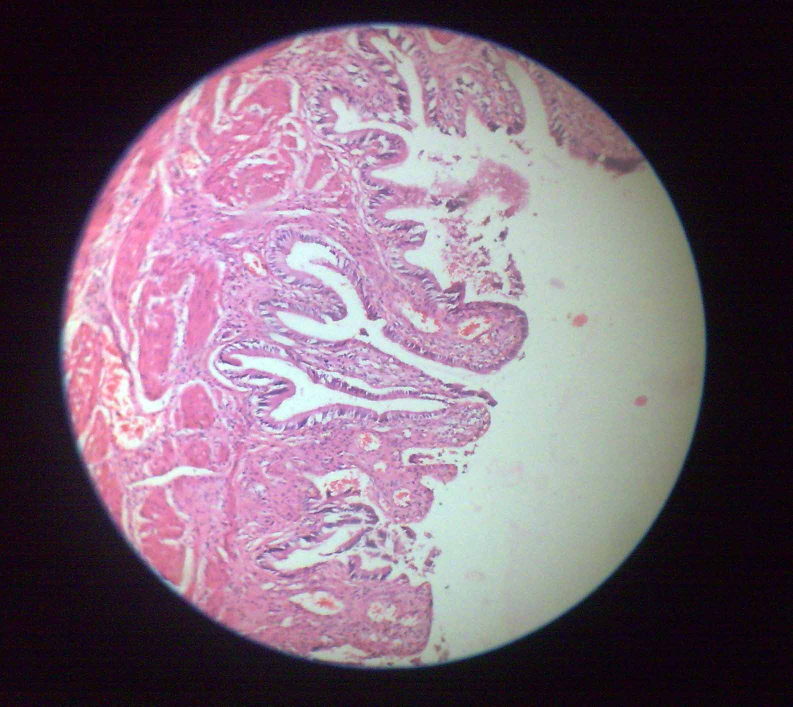
#> input picture workspace/display_overlay_cv2/img/sample01.jpg, 1586 x 1413 px (shown at 1/2 size)
$ python displayOverlay.py img/sample01.jpg   (Python 2 division)   (older library calls are emulated)
#> lines starting #> are read from the running program, lines starting #| are printed output that depends on the picture; after the words box and inside, x2 and y2 are one past the last pixel; in counts of white or black regions, pixels touching at a corner belong together
""" Display Overlay using Open CV
""  An image serves as the microscope view port
"""

# NOTE cv2.LINE_AA is now cv2.CV_AA

import sys
import numpy as np
import cv2 as cv2
import uuid
import cv2drawable as cd
# from PIL import Image

def main(argv=sys.argv):
  paramLength = len(argv)
  # first argv is always the program name
  if argv is None or paramLength != 2:
    print "Please provide input a single string to encode"
    return
  # Image Name
  imgName = argv[1]
  # Load Image
  origImg = cv2.imread(imgName)
#> origImg is the input picture: shape (1413, 1586, 3); mean B, G, R 115.3, 101.3, 120.6
  # img = cv2.imread(imgName)

  # Resize for our purposes
  img = cv2.resize(origImg, (0,0), fx=0.5, fy=0.5)
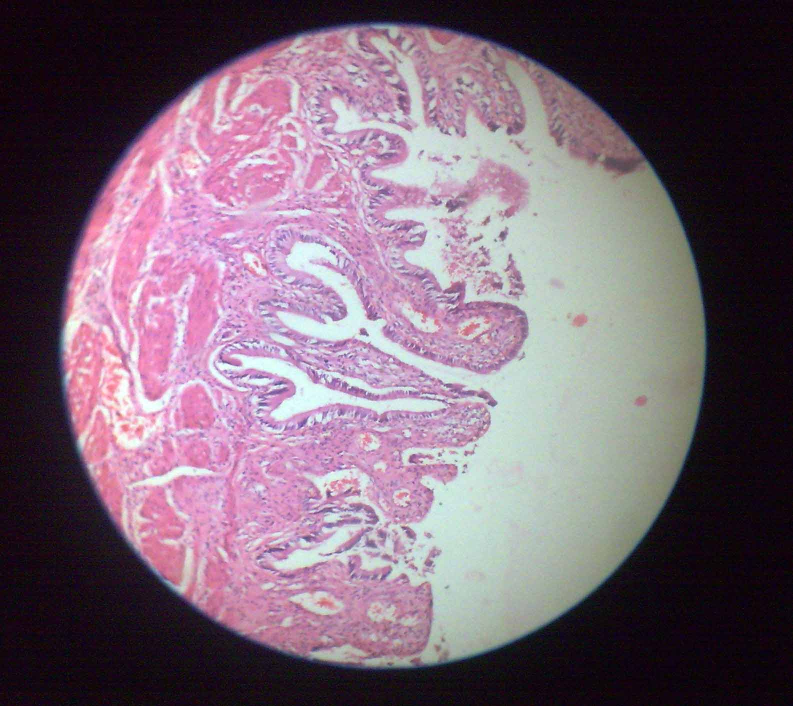
#> img: shape (706, 793, 3); mean B, G, R 115.5, 101.5, 120.9

  # Draw Sample circle
  #circle = cd.Circle()

  # Draw Sample Text
  font = cv2.FONT_HERSHEY_SIMPLEX
  cv2.putText(img,'Microscope Test',
             (10,600),
             font,
             2,
             (255,255,255),
             2,
             cv2.CV_AA)
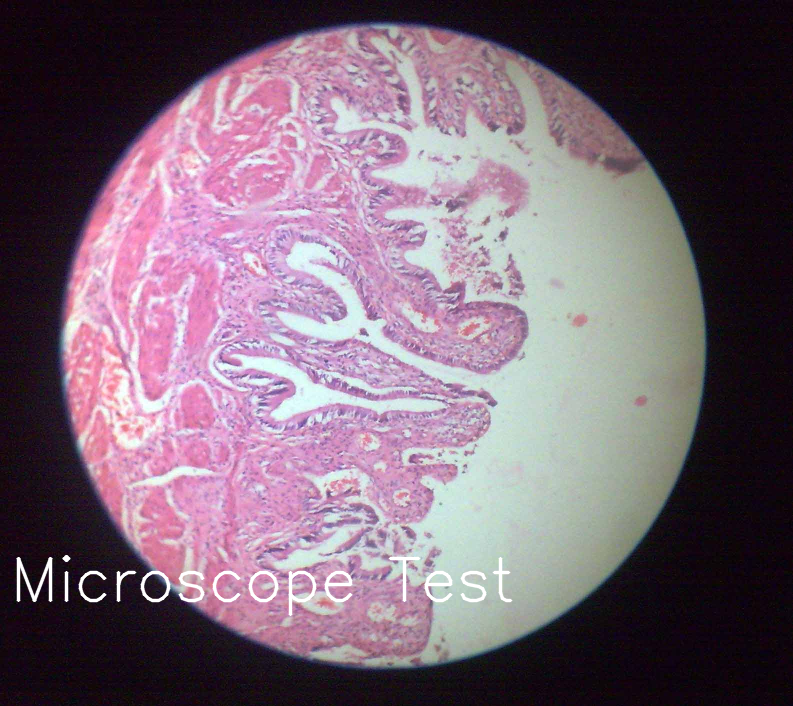
#> img: shape (706, 793, 3); 1.02% of pixels changed, all inside (x1, y1, x2, y2) = (16, 555, 513, 617)

  # Draw Display
  # Display image in window
  windowName = 'Display Overlay Test'
  windowHeight = 600
  windowWidth = 800
  cv2.namedWindow(windowName, cv2.WINDOW_NORMAL)
  cv2.imshow(windowName, img)
  cv2.resizeWindow(windowName, windowWidth, windowHeight)

  # Wait indefinitely for keyboard click
  cv2.waitKey(0)
  # Close all windows
  cv2.destroyAllWindows()

  # End main
  pass

if __name__ == '__main__':
    sys.exit(main())
#> (the program exits here)
